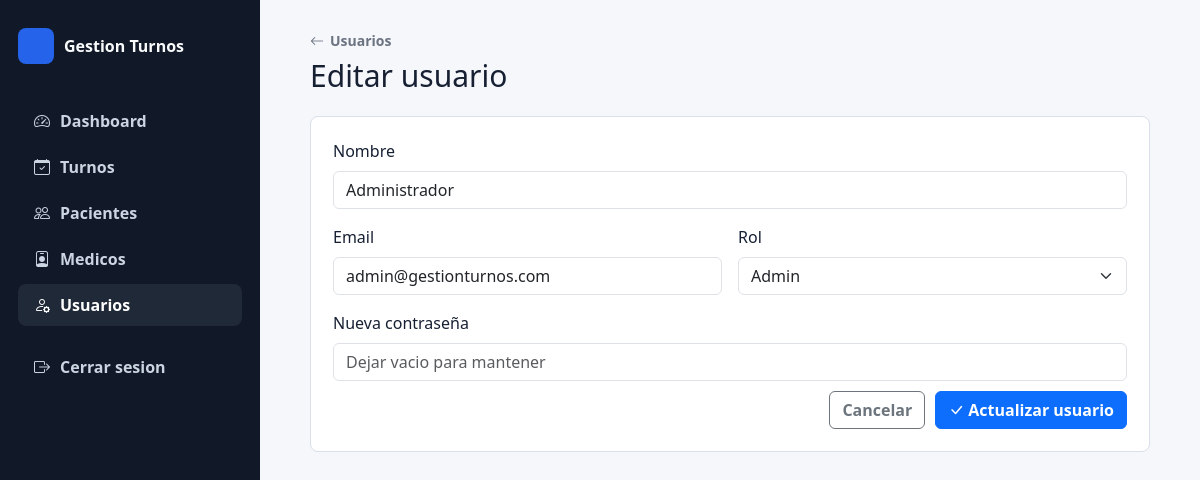
The page /index.php?action=usuarios_editar&id=1 (signed in) on the database its author committed.
### tables this page shows
CREATE TABLE usuarios (
    id INT UNSIGNED AUTO_INCREMENT PRIMARY KEY,
    nombre VARCHAR(120) NOT NULL,
    email VARCHAR(150) NOT NULL,
    password VARCHAR(255) NOT NULL,
    rol ENUM('admin', 'recepcionista', 'medico') NOT NULL,
    especialidad VARCHAR(100) NULL,
    matricula VARCHAR(50) NULL,
    created_at TIMESTAMP NOT NULL DEFAULT CURRENT_TIMESTAMP,
    updated_at TIMESTAMP NOT NULL DEFAULT CURRENT_TIMESTAMP ON UPDATE CURRENT_TIMESTAMP,
    UNIQUE KEY uq_usuarios_email (email),
    KEY idx_usuarios_rol (rol),
    KEY idx_usuarios_medico (rol, especialidad, matricula)
);

### controllers/UsuarioController.php (called while the page is built, shortened)
<?php
require_once __DIR__ . '/../models/Usuario.php';
class UsuarioController
{
    private Usuario $usuarioModel;
    private array $roles = ['admin', 'recepcionista', 'medico'];
    public function __construct()
    {
        $this->usuarioModel = new Usuario();
    }
    public function editar(): void
    {
        $id = (int) ($_GET['id'] ?? $_POST['id'] ?? 0);
        $usuarioActual = $id > 0 ? $this->usuarioModel->obtenerPorId($id) : null;
        $usuario = $usuarioActual + ['password' => ''];
        $roles = $this->roles;
        require_once __DIR__ . '/../views/usuarios/editar.php';
    }
}

### config/conexion.php (called while the page is built, shortened)
<?php
class conexion
{
    private static ?PDO $conexion = null;
    public static function conexion(): PDO
    {
        $host = 'localhost';
        $port = '3308';
        $db = 'gestion_turnos';
        $user = 'root';
        $pass = 'root';
        $charset = 'utf8mb4';
        $dsn = "mysql:host={$host};port={$port};dbname={$db};charset={$charset}";
        $options = [
            PDO::ATTR_ERRMODE => PDO::ERRMODE_EXCEPTION,
            PDO::ATTR_DEFAULT_FETCH_MODE => PDO::FETCH_ASSOC,
            PDO::ATTR_EMULATE_PREPARES => false,
        ];
        try {
            self::$conexion = new PDO($dsn, $user, $pass, $options);
            return self::$conexion;
        } catch (PDOException $e) {
            error_log('Error de conexión a la base de datos: ' . $e->getMessage());
            throw new RuntimeException('No se pudo conectar a la base de datos.');
        }
    }
}

### models/Usuario.php (called while the page is built, shortened)
<?php
require_once __DIR__ . '/../config/conexion.php';
class Usuario
{
    private PDO $db;
    public function __construct()
    {
        $this->db = conexion::conexion();
    }
    public function obtenerPorId(int $id): ?array
    {
        $stmt = $this->db->prepare('SELECT id, nombre, email, rol, especialidad, matricula, created_at FROM usuarios WHERE id = :id LIMIT 1');
        $stmt->execute([':id' => $id]);
        $usuario = $stmt->fetch();
        return $usuario ?: null;
    }
}

### views/usuarios/editar.php (the view, shortened to what this page needs)
<!DOCTYPE html>
<html lang="es">
<head>
    <link href="https://cdn.jsdelivr.net/npm/bootstrap@5.3.3/dist/css/bootstrap.min.css" rel="stylesheet">
    <link href="https://cdn.jsdelivr.net/npm/bootstrap-icons@1.11.3/font/bootstrap-icons.css" rel="stylesheet">
    <link href="public/css/turnos.css" rel="stylesheet">
</head>
<body>
    <div class="app-shell">
        <?php require __DIR__ . '/../layouts/sidebar.php'; ?>
    <main class="main-content page-shell narrow">
        <header class="page-header"><div><a class="back-link" href="index.php?action=usuarios"><i class="bi bi-arrow-left"></i><span>Usuarios</span></a><h1>Editar usuario</h1></div></header>
        <section class="form-panel">
            <form action="index.php?action=usuarios_editar&id=<?php echo (int) $id; ?>" method="POST" class="row g-3 js-validate">
                <div class="col-12"><label class="form-label" for="nombre">Nombre</label><input class="form-control" id="nombre" name="nombre" value="<?php echo htmlspecialchars($usuario['nombre']); ?>" maxlength="100" required></div>
                <div class="col-12 col-md-6"><label class="form-label" for="email">Email</label><input class="form-control" type="email" id="email" name="email" value="<?php echo htmlspecialchars($usuario['email']); ?>" maxlength="150" required></div>
                <div class="col-12 col-md-6"><label class="form-label" for="rol">Rol</label><select class="form-select" id="rol" name="rol" required><?php foreach ($roles as $rolItem): ?><option value="<?php echo $rolItem; ?>" <?php echo ($usuario['rol'] === $rolItem) ? 'selected' : ''; ?>><?php echo ucfirst($rolItem); ?></option><?php endforeach; ?></select></div>
                <div class="col-12"><label class="form-label" for="password">Nueva contraseña</label><input class="form-control" type="password" id="password" name="password" placeholder="Dejar vacio para mantener"></div>
                <div class="form-actions"><a class="btn btn-outline-secondary" href="index.php?action=usuarios">Cancelar</a><button class="btn btn-primary" type="submit"><i class="bi bi-check-lg"></i><span>Actualizar usuario</span></button></div>
            </form>
        </section>
    </main>
    </div>
</body>
</html>

### public/css/turnos.css (style rules this page uses)
:root { --bg: #f5f7fb; --surface: #ffffff; --text: #172033; --muted: #6b7280; --line: #d9e0ea; --primary: #2563eb; --primary-dark: #1e40af; }
* { box-sizing: border-box; }
body { min-height: 100vh; margin: 0; background: var(--bg); color: var(--text); font-family: system-ui, -apple-system, BlinkMacSystemFont, "Segoe UI", sans-serif; }
.app-shell { display: grid; grid-template-columns: 260px minmax(0, 1fr); min-height: 100vh; }
.main-content { min-width: 0; }
.page-shell { width: min(1180px, calc(100% - 32px)); margin: 0 auto; padding: 28px 0; }
.page-shell.narrow { width: min(840px, calc(100% - 32px)); }
.page-header { display: flex; align-items: center; justify-content: space-between; gap: 18px; margin-bottom: 22px; }
.page-header h1 { margin: 6px 0 0; font-size: 30px; line-height: 1.2; }
.back-link { display: inline-flex; align-items: center; gap: 6px; color: var(--muted); font-size: 14px; font-weight: 700; text-decoration: none; }
.filter-bar, .data-panel, .form-panel { border: 1px solid var(--line); border-radius: 8px; background: var(--surface); }
.form-panel { padding: 22px; }
.form-actions { display: flex; justify-content: flex-end; gap: 10px; margin-top: 10px; }
.btn { font-weight: 700; }
.btn i { margin-right: 4px; }

### rows shown on the page
usuarios: nombre "Administrador", email "admin@gestionturnos.com", rol "Admin"
